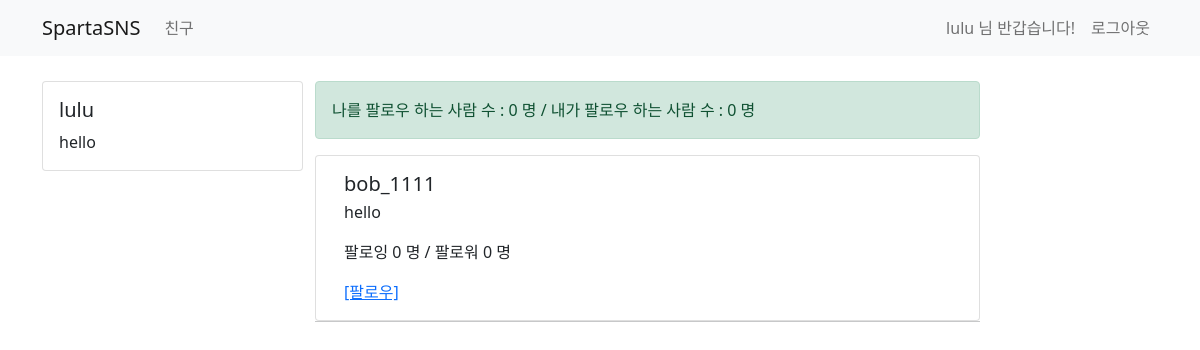
/user/ (signed in), run on an earlier commit of the app's database.
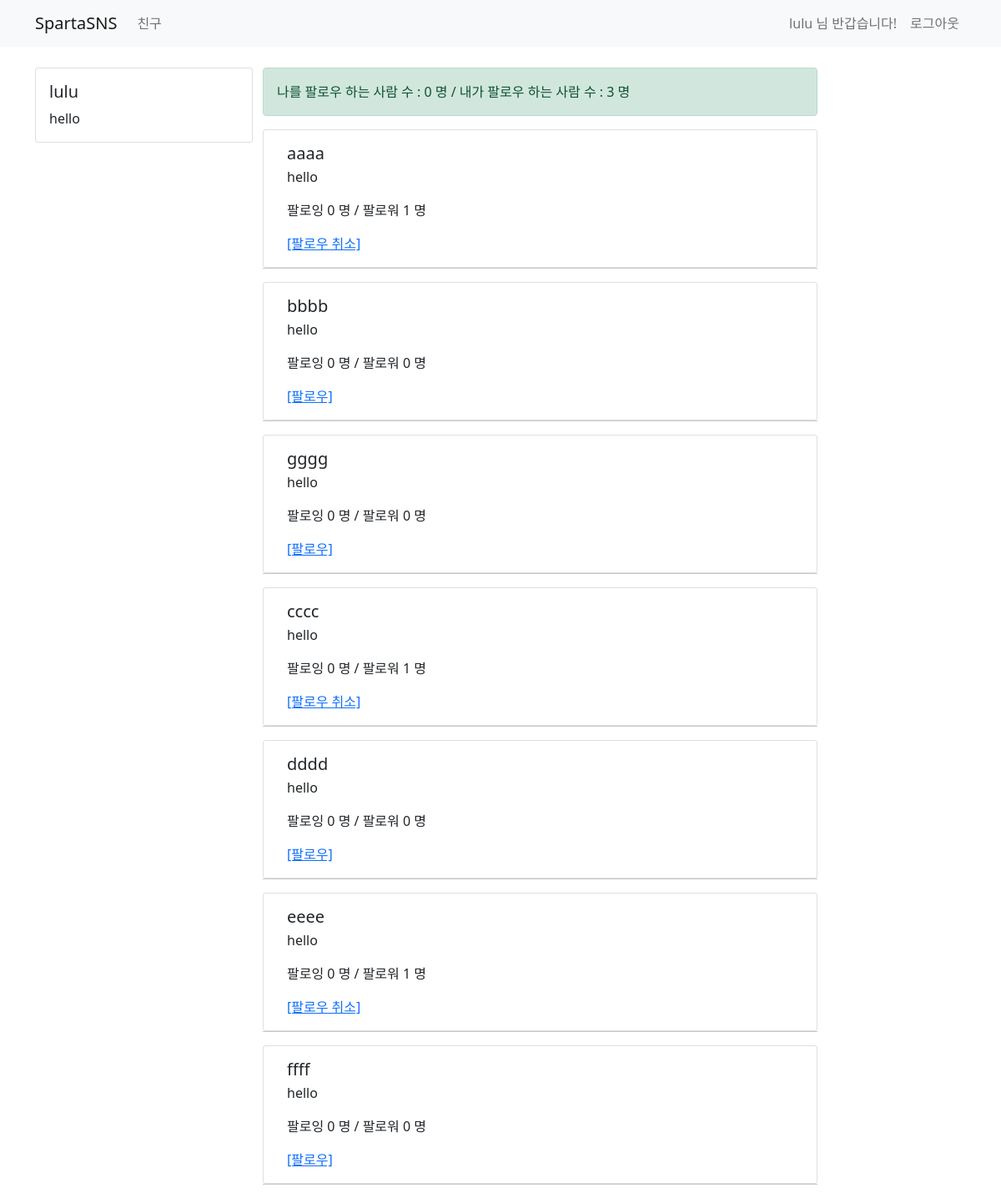
And on a later commit of the database.
### user/models.py (models this page shows)
class UserModel(AbstractUser): # 장고에서 제공하는 기본 모델을 수정하기 위해 UserModel에 불러옴
    class Meta:
        db_table = "my_user"
    bio = models.CharField(max_length=256, default='')
    follow = models.ManyToManyField(settings.AUTH_USER_MODEL, related_name='followee')

### user/views.py (the view)
# urls.py: path('user/', views.user_view, name='user-list'),
@login_required
def user_view(request):
    if request.method == 'GET':
        user_list = UserModel.objects.all().exclude(username=request.user.username)
        return render(request, 'user/user_list.html', {'user_list': user_list})

### templates/user/user_list.html (shortened to what this page needs)
{% extends 'base.html' %}
{% block content %}
    <div class="container timeline-container">
        <div class="row">
            <div class="col-md-3">
                <div class="card">
                    <div class="card-body">
                        <h5 class="card-title">{{ user.username }}</h5>
                        <p class="card-text"> {{ user.bio }}</p>
                    </div>
                </div>
            </div>
            <div class="col-md-7">
                <div class="row">
                    <div class="alert alert-success" role="alert">
                        나를 팔로우 하는 사람 수 : {{ user.followee.count }} 명 / 내가 팔로우 하는 사람 수 : {{ user.follow.count }} 명
                    </div>
                </div>
                <div class="row">
                    {% for ul in user_list %}
                        <div class="card">
                            <div class="card-body">
                                <h5 class="card-title">{{ ul.username }}</h5>
                                <p class="card-text">
                                    {{ ul.bio }}
                                </p>
                                <p class="card-text">
                                    팔로잉 {{ ul.follow.count }} 명 / 팔로워 {{ ul.followee.count }} 명
                                </p>
                                {% if ul in user.follow.all %}
                                    <a href="/user/follow/{{ ul.id }}" class="card-link">[팔로우 취소]</a>
                                {% else %}
                                    <a href="/user/follow/{{ ul.id }}" class="card-link">[팔로우]</a>
                                {% endif %}
                            </div>
                        </div>
                        <hr>
                    {% endfor %}
                </div>
            </div>
            <div class="col-md-2"></div>
        </div>
    </div>
{% endblock %}

### templates/base.html (shortened to what this page needs)
<!DOCTYPE html>
<html lang="en">
<head>
    <link href="https://cdn.jsdelivr.net/npm/bootstrap@5.0.0-beta3/dist/css/bootstrap.min.css" rel="stylesheet"
>
</head>
<body>
<nav class="navbar navbar-expand-lg navbar-light bg-light">
    <div class="container">
        <a class="navbar-brand" href="/">SpartaSNS</a>
        <div class="collapse navbar-collapse" id="navbarSupportedContent">
            <ul class="navbar-nav mr-auto">
                <li class="nav-item active">
                    <a class="nav-link" href="/user"> 친구 </a>
                </li>
            </ul>
        </div>
<form class="form-inline my-2 my-lg-0">
    {% if not user.is_authenticated %}
        <ul class="navbar-nav mr-auto">
            <li class="nav-item active">
                <a class="nav-link" href="/sign-in"> Sign In <span class="sr-only"></span></a>
            </li>
            <li class="nav-item active">
                <a class="nav-link" href="/sign-up"> Sign Up <span class="sr-only"></span></a>
            </li>
        </ul>
    {% else %}
        <ul class="navbar-nav mr-auto">
            <li class="nav-item" disabled>
                <span class="nav-link">
                    {{ user.username }} 님 반갑습니다!
                </span>
            </li>
            <li class="nav-item">
                <a class="nav-link" href="/logout"> 로그아웃 </a>
            </li>
        </ul>
    {% endif %}
</form>
    </div>
</nav>
{% block content %}
{% endblock %}
</body>
</html>

### templates/base.html (style rules this page uses)
.timeline-container { margin-top : 25px }

What changed in the data, as far as the page shows it:
removed UserModel: username "bob_1111", bio "hello", follow.count "0", followee.count "0"
changed UserModel "lulu": follow.count "0" → "3"
added UserModel: username "aaaa", bio "hello", follow.count "0", followee.count "1"
added UserModel: username "bbbb", bio "hello", follow.count "0", followee.count "0"
added UserModel: username "gggg", bio "hello", follow.count "0", followee.count "0"
added UserModel: username "cccc", bio "hello", follow.count "0", followee.count "1"
added UserModel: username "dddd", bio "hello", follow.count "0", followee.count "0"
added UserModel: username "eeee", bio "hello", follow.count "0", followee.count "1"
added UserModel: username "ffff", bio "hello", follow.count "0", followee.count "0"
